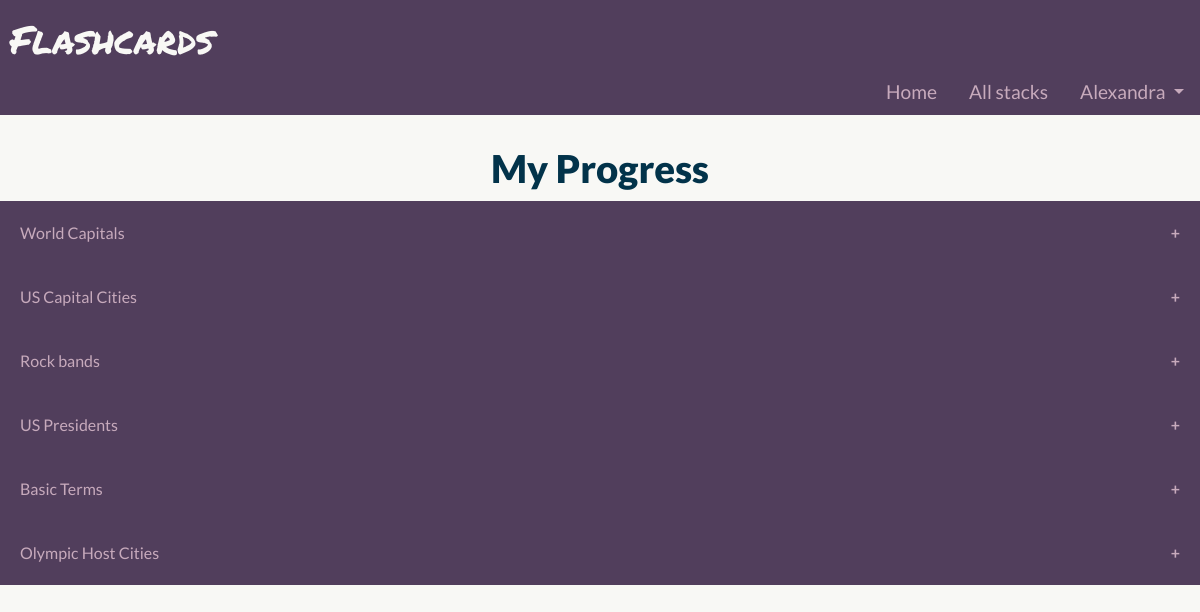
Page /progress (signed in) on the committed database.
### flashcards/models.py (models this page shows, shortened)
class User(AbstractUser):
    pass

class Stack(models.Model):
    user = models.ForeignKey(User, on_delete=models.CASCADE)
    category = models.ForeignKey(Category, on_delete=models.CASCADE)
    title = models.CharField(max_length=100)
    timestamp = models.DateTimeField(auto_now_add=True)
    archived = models.BooleanField(default=False)
    shared = models.BooleanField(default=False)
    created_by = models.ForeignKey(User, related_name="created_by", on_delete=models.PROTECT)

### flashcards/views.py (the view)
# urls.py: path("progress", views.show_user_progress, name="progress"),
def show_user_progress(request):
    stacks = Stack.objects.filter(user=request.user).order_by('-timestamp')
    user_has_practiced = False;
    for stack in stacks:
        stack.attempts = stack.attempt_set.all().order_by('-timestamp')
        total_time = 0
        correct_answers = 0
        for attempt in stack.attempts:
            total_time += attempt.time_spent
            correct_answers += attempt.correct_answers
        stack.attempts_total = len(stack.attempts)
        if stack.attempts_total > 0:
            user_has_practiced = True
            avg_time = total_time / stack.attempts_total
            if avg_time < 60000:
                stack.avg_time = f"{round((avg_time/1000)%60, ndigits=1)} s"
            if avg_time > 60000:
                stack.avg_time = f"{round((avg_time/(1000*60))%60)} min {round((avg_time/1000)%60)} s"
            stack.correct = round((correct_answers /
                (stack.attempts_total * attempt.number_of_questions) * 100),
                ndigits=1)
    return render(request, "flashcards/progress.html", {
        "stacks": stacks,
        "user_has_practiced": user_has_practiced
    })

### flashcards/templates/flashcards/progress.html (shortened to what this page needs)
{% extends "flashcards/layout.html" %}
{% load static %}
{% block body %}
<h1>My Progress</h1>
{% for stack in stacks %}
{% if stack.attempts_total > 0 %}
<button type="button" class="collapsible" data-id={{stack.id}}>{{ stack.title }}</button>
{% endif %}
{% endfor %}
{% endblock %}

### flashcards/templates/flashcards/layout.html (shortened to what this page needs)
{% load static %}
<!DOCTYPE html>
<html lang="en">
<head>
  <link rel="stylesheet" href="https://stackpath.bootstrapcdn.com/bootstrap/4.4.1/css/bootstrap.min.css"
>
  <link rel="stylesheet" href="https://cdnjs.cloudflare.com/ajax/libs/font-awesome/4.7.0/css/font-awesome.min.css">
  <link href="{% static 'flashcards/css/styles.css' %}" rel="stylesheet">
</head>
<body>
  <nav class="nav-menu">
    <div id="app-name"> Flashcards </div>
    <ul class="nav justify-content-end">
      <li class="nav-item"><a class="nav-link" href="{% url 'index' %}">Home</a></li>
      <li class="nav-item"><a class="nav-link" href="{% url 'all-stacks' %}">All stacks</a></li>
      {% if user.is_authenticated %}
      <li class="nav-item dropdown">
        <a class="nav-link dropdown-toggle" href="#" id="navbardrop" data-toggle="dropdown">
          {{ user.username }}
        </a>
      </li>
      {% endif %}
    </ul>
  </nav>
  <div class="body">
    {% block body %}
    {% endblock %}
  </div>
</body>
</html>

### flashcards/static/flashcards/css/styles.css (style rules this page uses)
#app-name { font-family: 'Permanent Marker'; color: #f8f8f5; padding: 10px; height: 70px; font-size: 2em; }
body, .dropdown-menu-right { font-family: 'Lato', serif; font-weight: 400; }
body { background-color: #f8f8f5; font-size: 1.2em; color: #02334a; }
.nav-menu, .dropdown-menu-right, .dropdown-item:hover { background-color: #513e5c; }
.nav-menu { color: #e3dae7; margin-bottom: 30px; }
.nav-menu a, .dropdown-item { color: #c7aabc; }
h1, h2, h3 { text-align: center; font-weight: 600; color: #02334a; }
h1 { font-size: 1.5em; }
a { text-decoration: none; }
@media only screen and (min-device-width : 641px) { h1, h2, h3 { font-weight: 900; } }
@media only screen and (min-device-width : 641px) { h1 { font-size: 2em; } }

### flashcards/static/flashcards/css/progress.css (style rules this page uses)
.collapsible { background-color: #513e5c; color: #c7aabc; cursor: pointer; padding: 20px; width: 100%; border: none; text-align: left; outline: none; font-size: 16px; }
.collapsible:after { content: '\002B'; color: #c7aabc; font-weight: bold; float: right; margin-left: 5px; }

### rows in the picture
User: username "Alexandra"
Stack: title "World Capitals"
Stack: title "US Capital Cities"
Stack: title "Rock bands"
Stack: title "US Presidents"
Stack: title "Basic Terms"
Stack: title "Olympic Host Cities"
